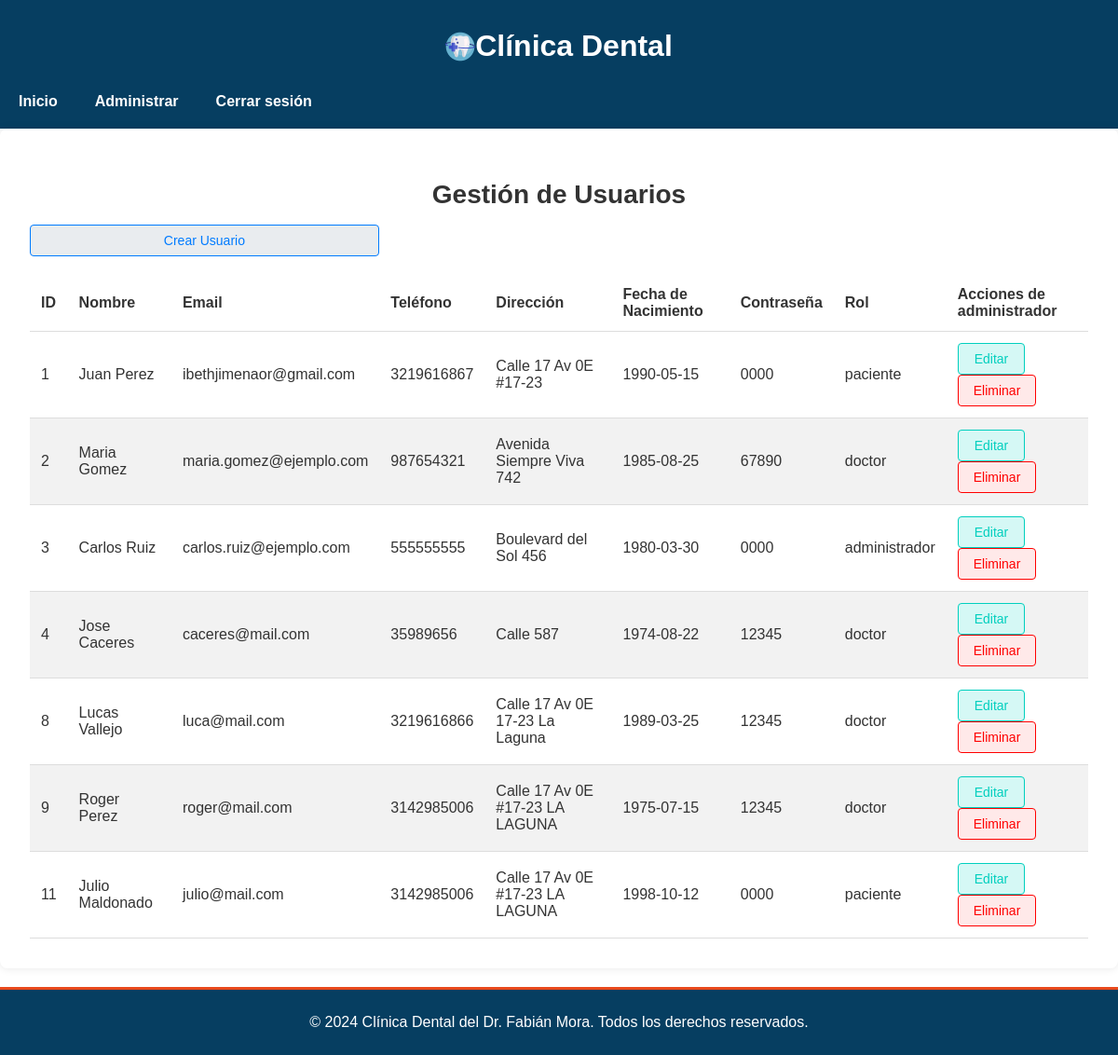
Screenshot of /Admin/usuarios.php (signed in) with the database file from the repository.
### tables this page shows
CREATE TABLE `usuarios` (
  `id` int(11) NOT NULL,
  `nombre` varchar(100) NOT NULL,
  `email` varchar(100) NOT NULL,
  `contrasena` varchar(255) NOT NULL,
  `rol` enum('paciente','doctor','administrador') NOT NULL,
  `fecha_creacion` timestamp NOT NULL DEFAULT current_timestamp(),
  `direccion` varchar(255) NOT NULL,
  `telefono` varchar(255) NOT NULL,
  `fecha_nacimiento` date DEFAULT NULL
);

### Admin/usuarios.php (the view, shortened to what this page needs)
<?php
require '../Conexion/conexion.php';
try {
    $stmt = $pdo->query('SELECT id, nombre, email, telefono, direccion, fecha_nacimiento, contrasena, rol FROM usuarios');
    $usuarios = $stmt->fetchAll(PDO::FETCH_ASSOC);
} catch (PDOException $e) {
    $error = 'Error en la consulta: ' . $e->getMessage();
}
?>
<!DOCTYPE html>
<html lang="es">
<head>
    <link rel="stylesheet" href="/css/styles.css">
</head>
<body>
<header class="header">
        <div class="container">
            <h1 class="logo">
                <img src="/Imagenes/odontologia.png" alt="Logo de Clínica Dental">
                Clínica Dental
            </h1>
            <nav class="nav">
                <ul class="nav-list">
                    <li class="nav-item">
                        <a href="principalAdmin.php" class="nav-link">Inicio</a>
                    </li>
                    <li class="nav-item dropdown">
                        <a href="#" class="nav-link">Administrar</a>
                    </li>
                    <li class="nav-item">
                        <a href="../logout.php" class="nav-link">Cerrar sesión</a>
                    </li>
                </ul>
            </nav>
        </div>
    </header>
    <main>
        <section class="container-principal">
            <h2>Gestión de Usuarios</h2>
            <table class="table">
                <thead>
                    <tr>
                        <th>ID</th>
                        <th>Nombre</th>
                        <th>Email</th>
                        <th>Teléfono</th>
                        <th>Dirección</th>
                        <th>Fecha de Nacimiento</th>
                        <th>Contraseña</th>
                        <th>Rol</th>
                        <th>Acciones de administrador</th>
                    </tr>
                </thead>
                <tbody>
                    <?php foreach ($usuarios as $usuario): ?>
                        <tr>
                            <td><?php echo htmlspecialchars($usuario['id']); ?></td>
                            <td><?php echo htmlspecialchars($usuario['nombre']); ?></td>
                            <td><?php echo htmlspecialchars($usuario['email']); ?></td>
                            <td><?php echo htmlspecialchars($usuario['telefono']); ?></td>
                            <td><?php echo htmlspecialchars($usuario['direccion']); ?></td>
                            <td><?php echo htmlspecialchars($usuario['fecha_nacimiento']); ?></td>
                            <td><?php echo htmlspecialchars($usuario['contrasena']); ?></td>
                            <td><?php echo htmlspecialchars($usuario['rol']); ?></td>
                            <td>
                                <a href="editar_usuario.php?id=<?php echo htmlspecialchars($usuario['id']); ?>" class="btn-editar">Editar</a>
                                <a href="usuarios.php?action=delete&id=<?php echo htmlspecialchars($usuario['id']); ?>" class="btn-eliminar" onclick="return confirm('¿Estás seguro de que deseas eliminar este usuario?');">Eliminar</a>
                            </td>
                        </tr>
                    <?php endforeach; ?>
                </tbody>
                <a href="crear_usuario.php" class="btn-crear">Crear Usuario</a>
            </table>
        </section>
    </main>
    <footer class="footer">
        <div class="container">
            <p>&copy; 2024 Clínica Dental del Dr. Fabián Mora. Todos los derechos reservados.</p>
        </div>
    </footer>
</body>
</html>

### css/styles.css (style rules this page uses)
body { font-family: 'Arial', sans-serif; margin: 0; padding: 0; }
.header { background: #063e61; color: #fff; padding: 10px 0; justify-content: center; }
.header .logo { display: flex; align-items: center; justify-content: center; }
.header .logo img { max-width: 120px; height: auto; }
.nav { display: flex; justify-content: left; }
.nav .nav-list { list-style: none; padding: 0; margin: 0; text-align: left; display: flex; }
.nav .nav-item { position: relative; }
.nav .nav-link { text-decoration: none; color: #fff; padding: 10px 20px; display: block; font-weight: bold; transition: background 0.3s, color 0.3s; }
body { font-family: 'Arial', sans-serif; color: #333; margin: 0; padding: 0; }
footer { background: #063e61; color: #ffffff; text-align: center; padding: 10px 0; margin-top: 20px; border-top: #e8491d 3px solid; }
.table { width: 100%; height: 100%; border-collapse: collapse; margin-top: 20px; }
.table th, .table td { padding: 12px; text-align: left; border-bottom: 1px solid #ddd; }
.table th { background-color: none; color: #333; font-weight: bold; }
.table tr:nth-child(even) { background-color: #f2f2f2; }
.btn-crear { display: center; padding: 0.5rem 1rem; font-size: 0.875rem; width: 30%; text-align: center; color: #007bff; background-color: #e9ecef; border: 1px solid #007bff; border-radius: 4px; text-decoration: none; transition: background-color 0.3s, color 0.3s; }
.btn-editar { display: inline-block; padding: 0.5rem 1rem; width: 30%; font-size: 0.875rem; text-align: center; color: #00cfbe; background-color: #d5f8f5; border: 1px solid #00cfbe; border-radius: 4px; text-decoration: none; transition: background-color 0.3s, color 0.3s; }
.btn-eliminar { display: inline-block; padding: 0.5rem 1rem; font-size: 0.875rem; color: #ff0000; background-color: #ffe9e9; border: 1px solid #ff0000; border-radius: 4px; text-decoration: none; transition: background-color 0.3s, color 0.3s; }
.container-principal { padding: 2rem; max-width: 1200px; margin: 0 auto; background-color: #ffffff; border-radius: 8px; box-shadow: 0 0 10px rgba(0, 0, 0, 0.1); position: relative; min-height: 600px; display: flex; flex-direction: column; }
h2 { font-size: 1.75rem; color: #333; margin-bottom: 1rem; text-align: center; }

### rows the page displays
usuarios: id "1", nombre "Juan Perez", email "ibethjimenaor@gmail.com", telefono "3219616867", direccion "Calle 17 Av 0E #17-23", fecha_nacimiento "1990-05-15", contrasena "0000", rol "paciente"
usuarios: id "2", nombre "Maria Gomez", email "maria.gomez@ejemplo.com", telefono "987654321", direccion "Avenida Siempre Viva 742", fecha_nacimiento "1985-08-25", contrasena "67890", rol "doctor"
usuarios: id "3", nombre "Carlos Ruiz", email "carlos.ruiz@ejemplo.com", telefono "555555555", direccion "Boulevard del Sol 456", fecha_nacimiento "1980-03-30", contrasena "0000", rol "administrador"
usuarios: id "4", nombre "Jose Caceres", email "caceres@mail.com", telefono "35989656", direccion "Calle 587", fecha_nacimiento "1974-08-22", contrasena "12345", rol "doctor"
usuarios: id "8", nombre "Lucas Vallejo", email "luca@mail.com", telefono "3219616866", direccion "Calle 17 Av 0E 17-23 La Laguna", fecha_nacimiento "1989-03-25", contrasena "12345", rol "doctor"
usuarios: id "9", nombre "Roger Perez", email "roger@mail.com", telefono "3142985006", direccion "Calle 17 Av 0E #17-23 LA LAGUNA", fecha_nacimiento "1975-07-15", contrasena "12345", rol "doctor"
usuarios: id "11", nombre "Julio Maldonado", email "julio@mail.com", telefono "3142985006", direccion "Calle 17 Av 0E #17-23 LA LAGUNA", fecha_nacimiento "1998-10-12", contrasena "0000", rol "paciente"
